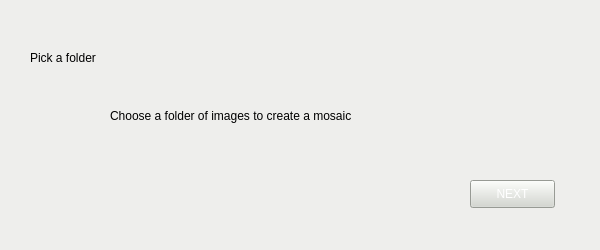
<?xml version="1.0" encoding="UTF-8"?>
<ui version="4.0">
 <class>MainWindow</class>
 <widget class="QMainWindow" name="MainWindow">
  <property name="geometry">
   <rect>
    <x>0</x>
    <y>0</y>
    <width>600</width>
    <height>250</height>
   </rect>
  </property>
  <property name="palette">
   <palette>
    <active>
     <colorrole role="Button">
      <brush brushstyle="SolidPattern">
       <color alpha="255">
        <red>0</red>
        <green>96</green>
        <blue>100</blue>
       </color>
      </brush>
     </colorrole>
    </active>
    <inactive>
     <colorrole role="Button">
      <brush brushstyle="SolidPattern">
       <color alpha="255">
        <red>0</red>
        <green>96</green>
        <blue>100</blue>
       </color>
      </brush>
     </colorrole>
    </inactive>
    <disabled>
     <colorrole role="Button">
      <brush brushstyle="SolidPattern">
       <color alpha="255">
        <red>0</red>
        <green>96</green>
        <blue>100</blue>
       </color>
      </brush>
     </colorrole>
    </disabled>
   </palette>
  </property>
  <property name="windowTitle">
   <string>Tree mApp</string>
  </property>
  <widget class="QWidget" name="centralWidget">
   <widget class="QStackedWidget" name="stackedWidget">
    <property name="geometry">
     <rect>
      <x>0</x>
      <y>0</y>
      <width>600</width>
      <height>250</height>
     </rect>
    </property>
    <property name="font">
     <font>
      <family>Noto Sans CJK KR</family>
      <pointsize>16</pointsize>
     </font>
    </property>
    <property name="autoFillBackground">
     <bool>false</bool>
    </property>
    <property name="styleSheet">
     <string notr="true">background-color: rgb(238, 238, 236);</string>
    </property>
    <widget class="QWidget" name="page">
     <widget class="QPushButton" name="button_next">
      <property name="geometry">
       <rect>
        <x>470</x>
        <y>180</y>
        <width>85</width>
        <height>28</height>
       </rect>
      </property>
      <property name="styleSheet">
       <string notr="true">background-color: rgb(211, 215, 207);
font: 13pt &quot;Noto Sans CJK KR&quot;;
color: rgb(255, 255, 255);</string>
      </property>
      <property name="text">
       <string>NEXT</string>
      </property>
     </widget>
     <widget class="QLabel" name="foldername">
      <property name="geometry">
       <rect>
        <x>110</x>
        <y>100</y>
        <width>461</width>
        <height>32</height>
       </rect>
      </property>
      <property name="styleSheet">
       <string notr="true">font: 16pt &quot;Noto Sans CJK KR&quot;;</string>
      </property>
      <property name="text">
       <string>Choose a folder of images to create a mosaic</string>
      </property>
      <property name="wordWrap">
       <bool>true</bool>
      </property>
     </widget>
     <widget class="QLabel" name="title_1">
      <property name="geometry">
       <rect>
        <x>30</x>
        <y>40</y>
        <width>141</width>
        <height>35</height>
       </rect>
      </property>
      <property name="styleSheet">
       <string notr="true">font: 18pt &quot;Noto Sans CJK KR&quot;;</string>
      </property>
      <property name="text">
       <string>Pick a folder</string>
      </property>
     </widget>
     <widget class="QPushButton" name="button_browse">
      <property name="geometry">
       <rect>
        <x>30</x>
        <y>85</y>
        <width>64</width>
        <height>64</height>
       </rect>
      </property>
      <property name="cursor">
       <cursorShape>PointingHandCursor</cursorShape>
      </property>
      <property name="styleSheet">
       <string notr="true">background-color: rgb(238, 238, 236);
border: none;
font: 12pt &quot;Noto Sans CJK KR&quot;;
</string>
      </property>
      <property name="text">
       <string/>
      </property>
      <property name="icon">
       <iconset resource="../resources.qrc">
        <normaloff>:/icons/folder_icon.png</normaloff>:/icons/folder_icon.png</iconset>
      </property>
      <property name="iconSize">
       <size>
        <width>64</width>
        <height>64</height>
       </size>
      </property>
     </widget>
    </widget>
    <widget class="QWidget" name="page_2">
     <widget class="QPushButton" name="button_create">
      <property name="geometry">
       <rect>
        <x>470</x>
        <y>180</y>
        <width>85</width>
        <height>28</height>
       </rect>
      </property>
      <property name="styleSheet">
       <string notr="true">background-color: rgb(0, 96, 100);
font: 12pt &quot;Noto Sans CJK KR&quot;;
color: rgb(255, 255, 255);</string>
      </property>
      <property name="text">
       <string>CREATE</string>
      </property>
     </widget>
     <widget class="QRadioButton" name="radioButton_yes">
      <property name="geometry">
       <rect>
        <x>40</x>
        <y>100</y>
        <width>70</width>
        <height>30</height>
       </rect>
      </property>
      <property name="baseSize">
       <size>
        <width>0</width>
        <height>0</height>
       </size>
      </property>
      <property name="styleSheet">
       <string notr="true">font: 16pt &quot;Noto Sans CJK KR&quot;;</string>
      </property>
      <property name="text">
       <string>Yes</string>
      </property>
      <property name="checked">
       <bool>true</bool>
      </property>
     </widget>
     <widget class="QRadioButton" name="radioButton_no">
      <property name="geometry">
       <rect>
        <x>130</x>
        <y>100</y>
        <width>70</width>
        <height>30</height>
       </rect>
      </property>
      <property name="styleSheet">
       <string notr="true">font: 16pt &quot;Noto Sans CJK KR&quot;;</string>
      </property>
      <property name="text">
       <string>No</string>
      </property>
     </widget>
     <widget class="QLabel" name="title_2">
      <property name="geometry">
       <rect>
        <x>30</x>
        <y>40</y>
        <width>581</width>
        <height>35</height>
       </rect>
      </property>
      <property name="styleSheet">
       <string notr="true">font: 18pt &quot;Noto Sans CJK KR&quot;;</string>
      </property>
      <property name="text">
       <string>Do you want to copy the images to the computer?</string>
      </property>
     </widget>
    </widget>
    <widget class="QWidget" name="page_3">
     <widget class="QLabel" name="label_4">
      <property name="geometry">
       <rect>
        <x>250</x>
        <y>120</y>
        <width>151</width>
        <height>91</height>
       </rect>
      </property>
      <property name="text">
       <string>Progress thingy</string>
      </property>
     </widget>
    </widget>
    <widget class="QWidget" name="page_4">
     <widget class="QLabel" name="label_5">
      <property name="geometry">
       <rect>
        <x>160</x>
        <y>70</y>
        <width>141</width>
        <height>71</height>
       </rect>
      </property>
      <property name="text">
       <string>We did it!</string>
      </property>
     </widget>
     <widget class="QLabel" name="label_7">
      <property name="geometry">
       <rect>
        <x>380</x>
        <y>110</y>
        <width>141</width>
        <height>61</height>
       </rect>
      </property>
      <property name="text">
       <string>Do it again?</string>
      </property>
     </widget>
    </widget>
    <widget class="QWidget" name="page_5">
     <widget class="QLabel" name="label_6">
      <property name="geometry">
       <rect>
        <x>280</x>
        <y>50</y>
        <width>141</width>
        <height>161</height>
       </rect>
      </property>
      <property name="text">
       <string> I am Error</string>
      </property>
     </widget>
    </widget>
   </widget>
  </widget>
 </widget>
 <layoutdefault spacing="6" margin="11"/>
 <resources>
  <include location="../resources.qrc"/>
 </resources>
 <connections/>
</ui>
